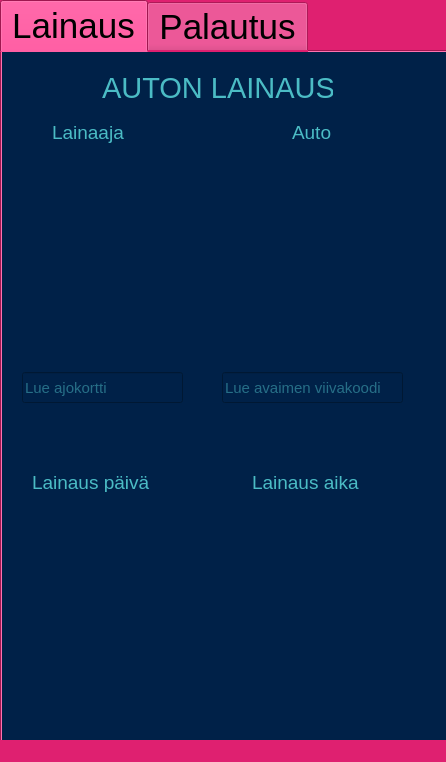
<?xml version="1.0" encoding="UTF-8"?>
<ui version="4.0">
 <class>MainWindow</class>
 <widget class="QMainWindow" name="MainWindow">
  <property name="geometry">
   <rect>
    <x>0</x>
    <y>0</y>
    <width>446</width>
    <height>762</height>
   </rect>
  </property>
  <property name="windowTitle">
   <string>MainWindow</string>
  </property>
  <widget class="QWidget" name="centralwidget">
   <property name="styleSheet">
    <string notr="true">background-color: rgb(223, 32, 112);</string>
   </property>
   <widget class="QTabWidget" name="tabWidget">
    <property name="geometry">
     <rect>
      <x>0</x>
      <y>0</y>
      <width>451</width>
      <height>900</height>
     </rect>
    </property>
    <property name="font">
     <font>
      <pointsize>26</pointsize>
     </font>
    </property>
    <property name="styleSheet">
     <string notr="true">background-color: rgb(223, 32, 112);</string>
    </property>
    <property name="currentIndex">
     <number>0</number>
    </property>
    <widget class="QWidget" name="takeTab">
     <property name="styleSheet">
      <string notr="true">background-color: rgb(0, 33, 72);</string>
     </property>
     <attribute name="title">
      <string>Lainaus</string>
     </attribute>
     <widget class="QLabel" name="takeTitleLabel">
      <property name="geometry">
       <rect>
        <x>100</x>
        <y>20</y>
        <width>231</width>
        <height>31</height>
       </rect>
      </property>
      <property name="font">
       <font>
        <pointsize>22</pointsize>
       </font>
      </property>
      <property name="styleSheet">
       <string notr="true">color: rgb(75, 188, 197);</string>
      </property>
      <property name="text">
       <string>AUTON LAINAUS</string>
      </property>
     </widget>
     <widget class="QLabel" name="borrowerLabel">
      <property name="geometry">
       <rect>
        <x>50</x>
        <y>70</y>
        <width>131</width>
        <height>21</height>
       </rect>
      </property>
      <property name="font">
       <font>
        <pointsize>14</pointsize>
       </font>
      </property>
      <property name="styleSheet">
       <string notr="true">color: rgb(75, 188, 197);</string>
      </property>
      <property name="text">
       <string>Lainaaja</string>
      </property>
     </widget>
     <widget class="QLabel" name="humanLabel">
      <property name="geometry">
       <rect>
        <x>30</x>
        <y>100</y>
        <width>140</width>
        <height>210</height>
       </rect>
      </property>
      <property name="text">
       <string/>
      </property>
      <property name="pixmap">
       <pixmap resource="kuvat.qrc">:/kuvat/human.png</pixmap>
      </property>
      <property name="alignment">
       <set>Qt::AlignmentFlag::AlignCenter</set>
      </property>
     </widget>
     <widget class="QLineEdit" name="licenseLineEdit">
      <property name="geometry">
       <rect>
        <x>20</x>
        <y>320</y>
        <width>161</width>
        <height>31</height>
       </rect>
      </property>
      <property name="font">
       <font>
        <pointsize>11</pointsize>
       </font>
      </property>
      <property name="styleSheet">
       <string notr="true">color: rgb(75, 188, 197);</string>
      </property>
      <property name="text">
       <string/>
      </property>
      <property name="placeholderText">
       <string>Lue ajokortti</string>
      </property>
     </widget>
     <widget class="QLabel" name="licenseLabel">
      <property name="geometry">
       <rect>
        <x>20</x>
        <y>370</y>
        <width>161</width>
        <height>31</height>
       </rect>
      </property>
      <property name="font">
       <font>
        <pointsize>11</pointsize>
       </font>
      </property>
      <property name="styleSheet">
       <string notr="true">color: rgb(75, 188, 197);</string>
      </property>
      <property name="text">
       <string/>
      </property>
     </widget>
     <widget class="QLabel" name="takeDateLabel">
      <property name="geometry">
       <rect>
        <x>30</x>
        <y>420</y>
        <width>131</width>
        <height>20</height>
       </rect>
      </property>
      <property name="font">
       <font>
        <pointsize>14</pointsize>
       </font>
      </property>
      <property name="styleSheet">
       <string notr="true">color: rgb(75, 188, 197);</string>
      </property>
      <property name="text">
       <string>Lainaus päivä</string>
      </property>
     </widget>
     <widget class="QLabel" name="calenderLabel">
      <property name="geometry">
       <rect>
        <x>20</x>
        <y>450</y>
        <width>171</width>
        <height>151</height>
       </rect>
      </property>
      <property name="text">
       <string/>
      </property>
      <property name="pixmap">
       <pixmap resource="kuvat.qrc">:/kuvat/calender.png</pixmap>
      </property>
     </widget>
     <widget class="QLabel" name="dateLabel">
      <property name="geometry">
       <rect>
        <x>20</x>
        <y>610</y>
        <width>161</width>
        <height>21</height>
       </rect>
      </property>
      <property name="font">
       <font>
        <pointsize>11</pointsize>
       </font>
      </property>
      <property name="styleSheet">
       <string notr="true">color: rgb(75, 188, 197);</string>
      </property>
      <property name="text">
       <string/>
      </property>
     </widget>
     <widget class="QLabel" name="carTakeLabel">
      <property name="geometry">
       <rect>
        <x>290</x>
        <y>70</y>
        <width>61</width>
        <height>20</height>
       </rect>
      </property>
      <property name="font">
       <font>
        <pointsize>14</pointsize>
       </font>
      </property>
      <property name="styleSheet">
       <string notr="true">color: rgb(75, 188, 197);</string>
      </property>
      <property name="text">
       <string>Auto</string>
      </property>
     </widget>
     <widget class="QLabel" name="carKeysLabel">
      <property name="geometry">
       <rect>
        <x>240</x>
        <y>100</y>
        <width>140</width>
        <height>210</height>
       </rect>
      </property>
      <property name="text">
       <string/>
      </property>
      <property name="pixmap">
       <pixmap resource="kuvat.qrc">:/kuvat/auto.png</pixmap>
      </property>
      <property name="alignment">
       <set>Qt::AlignmentFlag::AlignCenter</set>
      </property>
     </widget>
     <widget class="QLineEdit" name="keysLineEdit">
      <property name="geometry">
       <rect>
        <x>220</x>
        <y>320</y>
        <width>181</width>
        <height>31</height>
       </rect>
      </property>
      <property name="font">
       <font>
        <pointsize>11</pointsize>
       </font>
      </property>
      <property name="styleSheet">
       <string notr="true">color: rgb(75, 188, 197);</string>
      </property>
      <property name="text">
       <string/>
      </property>
      <property name="placeholderText">
       <string>Lue avaimen viivakoodi</string>
      </property>
     </widget>
     <widget class="QLabel" name="keysLabel">
      <property name="geometry">
       <rect>
        <x>230</x>
        <y>370</y>
        <width>161</width>
        <height>31</height>
       </rect>
      </property>
      <property name="font">
       <font>
        <pointsize>11</pointsize>
       </font>
      </property>
      <property name="styleSheet">
       <string notr="true">color: rgb(75, 188, 197);</string>
      </property>
      <property name="text">
       <string/>
      </property>
     </widget>
     <widget class="QLabel" name="takeTimeLabel">
      <property name="geometry">
       <rect>
        <x>250</x>
        <y>420</y>
        <width>131</width>
        <height>20</height>
       </rect>
      </property>
      <property name="font">
       <font>
        <pointsize>14</pointsize>
       </font>
      </property>
      <property name="styleSheet">
       <string notr="true">color: rgb(75, 188, 197);</string>
      </property>
      <property name="text">
       <string>Lainaus aika</string>
      </property>
     </widget>
     <widget class="QLabel" name="clockKuva">
      <property name="geometry">
       <rect>
        <x>250</x>
        <y>450</y>
        <width>140</width>
        <height>140</height>
       </rect>
      </property>
      <property name="text">
       <string/>
      </property>
      <property name="pixmap">
       <pixmap resource="kuvat.qrc">:/kuvat/clock.png</pixmap>
      </property>
      <property name="alignment">
       <set>Qt::AlignmentFlag::AlignCenter</set>
      </property>
     </widget>
     <widget class="QLabel" name="timeLabel">
      <property name="geometry">
       <rect>
        <x>240</x>
        <y>610</y>
        <width>161</width>
        <height>21</height>
       </rect>
      </property>
      <property name="font">
       <font>
        <pointsize>11</pointsize>
       </font>
      </property>
      <property name="styleSheet">
       <string notr="true">color: rgb(75, 188, 197);</string>
      </property>
      <property name="text">
       <string/>
      </property>
     </widget>
    </widget>
    <widget class="QWidget" name="returnTab">
     <property name="font">
      <font>
       <pointsize>9</pointsize>
      </font>
     </property>
     <property name="styleSheet">
      <string notr="true">background-color: rgb(0, 33, 72);</string>
     </property>
     <attribute name="title">
      <string>Palautus</string>
     </attribute>
     <widget class="QLabel" name="carLabel">
      <property name="geometry">
       <rect>
        <x>130</x>
        <y>70</y>
        <width>161</width>
        <height>221</height>
       </rect>
      </property>
      <property name="text">
       <string/>
      </property>
      <property name="pixmap">
       <pixmap resource="kuvat.qrc">:/kuvat/auto.png</pixmap>
      </property>
     </widget>
     <widget class="QLabel" name="returnCalanderPicLabel">
      <property name="geometry">
       <rect>
        <x>40</x>
        <y>420</y>
        <width>151</width>
        <height>161</height>
       </rect>
      </property>
      <property name="text">
       <string/>
      </property>
      <property name="pixmap">
       <pixmap resource="kuvat.qrc">:/kuvat/calender.png</pixmap>
      </property>
     </widget>
     <widget class="QLabel" name="clockPicLabel">
      <property name="geometry">
       <rect>
        <x>250</x>
        <y>420</y>
        <width>151</width>
        <height>151</height>
       </rect>
      </property>
      <property name="text">
       <string/>
      </property>
      <property name="pixmap">
       <pixmap resource="kuvat.qrc">:/kuvat/clock.png</pixmap>
      </property>
     </widget>
     <widget class="QLabel" name="returnCar">
      <property name="geometry">
       <rect>
        <x>120</x>
        <y>0</y>
        <width>251</width>
        <height>31</height>
       </rect>
      </property>
      <property name="font">
       <font>
        <pointsize>22</pointsize>
       </font>
      </property>
      <property name="styleSheet">
       <string notr="true">color: rgb(75, 188, 197);</string>
      </property>
      <property name="text">
       <string>AUTON PALAUTUS</string>
      </property>
     </widget>
     <widget class="QLabel" name="carReturn">
      <property name="geometry">
       <rect>
        <x>180</x>
        <y>40</y>
        <width>80</width>
        <height>20</height>
       </rect>
      </property>
      <property name="font">
       <font>
        <pointsize>14</pointsize>
       </font>
      </property>
      <property name="styleSheet">
       <string notr="true">color: rgb(75, 188, 197);</string>
      </property>
      <property name="text">
       <string>Auto</string>
      </property>
     </widget>
     <widget class="QLineEdit" name="ddsLineEdit">
      <property name="geometry">
       <rect>
        <x>120</x>
        <y>300</y>
        <width>181</width>
        <height>31</height>
       </rect>
      </property>
      <property name="font">
       <font>
        <pointsize>11</pointsize>
       </font>
      </property>
      <property name="styleSheet">
       <string notr="true">color: rgb(75, 188, 197);</string>
      </property>
      <property name="text">
       <string/>
      </property>
      <property name="placeholderText">
       <string>Lue avaimen viivakoodi</string>
      </property>
     </widget>
     <widget class="QLabel" name="ddsLabel">
      <property name="geometry">
       <rect>
        <x>120</x>
        <y>350</y>
        <width>181</width>
        <height>21</height>
       </rect>
      </property>
      <property name="font">
       <font>
        <pointsize>11</pointsize>
       </font>
      </property>
      <property name="styleSheet">
       <string notr="true">color: rgb(75, 188, 197);</string>
      </property>
      <property name="text">
       <string/>
      </property>
     </widget>
     <widget class="QLabel" name="returnDateLabel">
      <property name="geometry">
       <rect>
        <x>50</x>
        <y>390</y>
        <width>131</width>
        <height>21</height>
       </rect>
      </property>
      <property name="font">
       <font>
        <pointsize>14</pointsize>
       </font>
      </property>
      <property name="styleSheet">
       <string notr="true">color: rgb(75, 188, 197);</string>
      </property>
      <property name="text">
       <string>Palautus päivä</string>
      </property>
     </widget>
     <widget class="QLabel" name="returnCalenderLabel">
      <property name="geometry">
       <rect>
        <x>30</x>
        <y>590</y>
        <width>161</width>
        <height>21</height>
       </rect>
      </property>
      <property name="font">
       <font>
        <pointsize>11</pointsize>
       </font>
      </property>
      <property name="styleSheet">
       <string notr="true">color: rgb(75, 188, 197);</string>
      </property>
      <property name="text">
       <string/>
      </property>
     </widget>
     <widget class="QLabel" name="returnTimeLabel">
      <property name="geometry">
       <rect>
        <x>270</x>
        <y>390</y>
        <width>131</width>
        <height>20</height>
       </rect>
      </property>
      <property name="font">
       <font>
        <pointsize>14</pointsize>
       </font>
      </property>
      <property name="styleSheet">
       <string notr="true">color: rgb(75, 188, 197);</string>
      </property>
      <property name="text">
       <string>Palautus aika</string>
      </property>
     </widget>
     <widget class="QLabel" name="returnHourLabel">
      <property name="geometry">
       <rect>
        <x>240</x>
        <y>590</y>
        <width>161</width>
        <height>21</height>
       </rect>
      </property>
      <property name="font">
       <font>
        <pointsize>11</pointsize>
       </font>
      </property>
      <property name="styleSheet">
       <string notr="true">color: rgb(75, 188, 197);</string>
      </property>
      <property name="text">
       <string/>
      </property>
     </widget>
    </widget>
   </widget>
  </widget>
  <widget class="QMenuBar" name="menubar">
   <property name="geometry">
    <rect>
     <x>0</x>
     <y>0</y>
     <width>446</width>
     <height>33</height>
    </rect>
   </property>
   <property name="styleSheet">
    <string notr="true">background-color: rgb(0, 33, 72);
color: rgb(75, 188, 197);</string>
   </property>
  </widget>
  <widget class="QStatusBar" name="statusbar">
   <property name="font">
    <font>
     <pointsize>10</pointsize>
    </font>
   </property>
   <property name="styleSheet">
    <string notr="true">background-color: rgb(223, 32, 112);</string>
   </property>
   <property name="sizeGripEnabled">
    <bool>true</bool>
   </property>
  </widget>
 </widget>
 <tabstops>
  <tabstop>tabWidget</tabstop>
  <tabstop>licenseLineEdit</tabstop>
  <tabstop>keysLineEdit</tabstop>
  <tabstop>ddsLineEdit</tabstop>
 </tabstops>
 <resources>
  <include location="kuvat.qrc"/>
 </resources>
 <connections/>
</ui>
